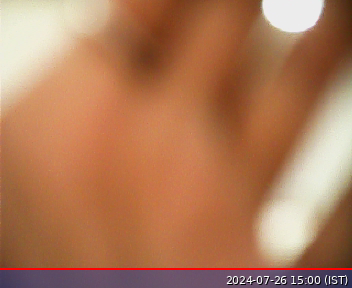
#> input picture robotic_arm/image.jpg, 352 x 288 px, given in place of the camera
$ python color_det.py
#> lines starting #> are read from the running program, lines starting #| are printed output that depends on the picture; after the words box and inside, x2 and y2 are one past the last pixel; in counts of white or black regions, pixels touching at a corner belong together
import cv2
import numpy as np

# Define color ranges in HSV
color_ranges = {
    'black': ([0, 0, 0], [180, 255, 50]),
    'blue': ([100, 150, 0], [140, 255, 255]),
    'green': ([40, 70, 70], [80, 255, 255]),
    'red1': ([0, 120, 70], [10, 255, 255]),
    'red2': ([170, 120, 70], [180, 255, 255])
}

# Start video capture
cap = cv2.VideoCapture(0)

while True:
    ret, frame = cap.read()
#> frame is the input picture: shape (288, 352, 3); mean B, G, R 88.8, 122.2, 175.8
    hsv = cv2.cvtColor(frame, cv2.COLOR_BGR2HSV)
#> hsv: shape (288, 352, 3); mean H, S, V 21.8, 132.7, 176.3

    detected_colors = []

    for color, (lower, upper) in color_ranges.items():
        lower_np = np.array(lower, dtype=np.uint8)
        upper_np = np.array(upper, dtype=np.uint8)
        mask = cv2.inRange(hsv, lower_np, upper_np)
        contours, _ = cv2.findContours(mask, cv2.RETR_TREE, cv2.CHAIN_APPROX_SIMPLE)
        for cnt in contours:
            area = cv2.contourArea(cnt)
            if area > 500:
                # Draw rectangle around the detected object
                x, y, w, h = cv2.boundingRect(cnt)
                cv2.rectangle(frame, (x, y), (x + w, y + h), (0, 255, 0), 2)
                # Print the center of the object
                cx, cy = x + w // 2, y + h // 2
                print(f"Center of the {color} object: ({cx}, {cy})")

                if color.startswith('red'):
                    detected_colors.append('red')
                else:
                    detected_colors.append(color)
#> this loop made 5 passes
#> contours on passes 1 to 2: 52 contours, all with area under 20, [[[342, 280], [342, 283]]]
#> pass 1, `mask = cv2.inRange(hsv, lower_np, upper_np)`:
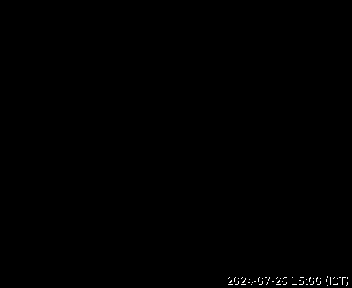
#> mask: shape (288, 352); 0.18% white in thin lines or dots, all inside (x1, y1, x2, y2) = (228, 276, 348, 286)
#> pass 2, `mask = cv2.inRange(hsv, lower_np, upper_np)`:
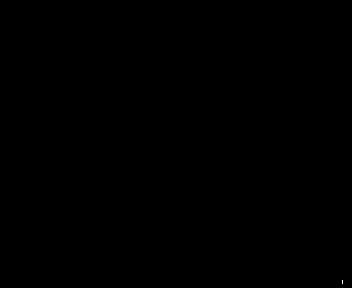
#> mask: shape (288, 352); 0% white in thin lines or dots, all inside (x1, y1, x2, y2) = (342, 280, 343, 284)
#> after the loop:
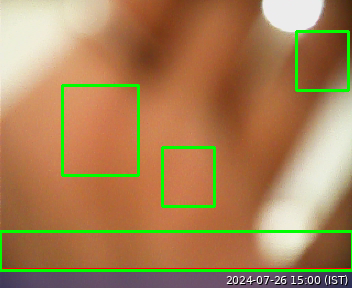
#> frame: shape (288, 352, 3); 4.47% of pixels changed, all inside (x1, y1, x2, y2) = (0, 30, 352, 272)
#> after the loop, detected_colors = ['red', 'red', 'red', 'red']

    detected_colors = list(set(detected_colors))  # Remove duplicates
#> detected_colors = ['red']
    print(f"Detected colors: {', '.join(detected_colors)}")
#| Detected colors: red

    cv2.imshow('frame', frame)

    if cv2.waitKey(1) & 0xFF == ord('q'):
#> (key q is pressed here)
        break

cap.release()
cv2.destroyAllWindows()
